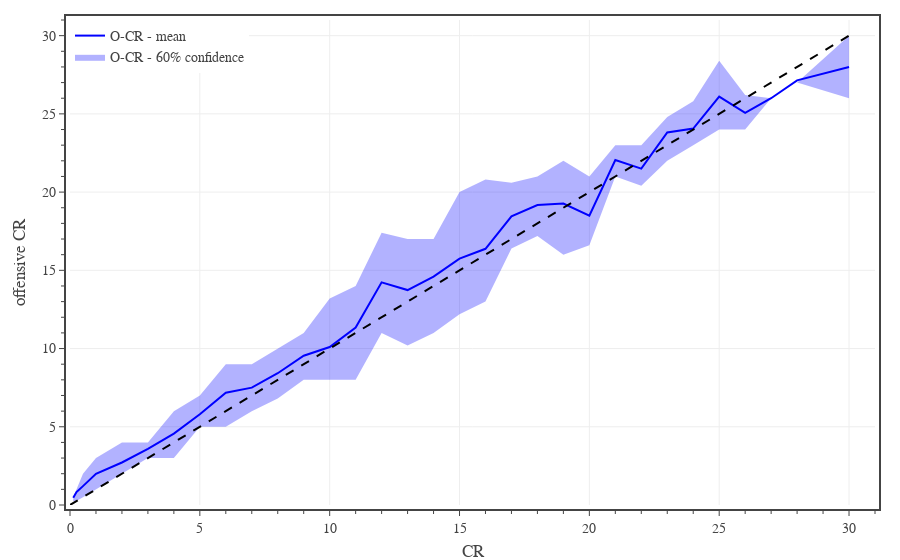

The code cell stored with this chart in its notebook:
### Code cell
# offensive CR

# create figure
fig = go.Figure(
    layout=go.Layout(
        template=TFB_TEMPLATE,
        margin=dict(l=70, r=25, b=55, t=20, pad=4),
        xaxis=dict(
            title_text='CR',
            range=[0,31],
            tick0=0, dtick=5,
            minor=dict(tick0=0, dtick=1),
        ),
        yaxis=dict(
            title_text='offensive CR',
            range=[0,31],
            tick0=0, dtick=5,
            minor=dict(tick0=0, dtick=1),
        ),
        legend=dict(
            xanchor='left', yanchor='top',
            x=0.00, y=1.00,
            orientation='v',
            tracegroupgap=0,
        )
    )
)

# plot monster confidence interval and average
plot_confidence_interval(fig, df0, 0.6, 'CR', 'O-CR DMG', 'O-CR', 'rgba(0, 0, 255, 1.0)', 'rgba(0, 0, 255, 0.3)')

# plot reference line
fig.add_trace(go.Scatter(
    x=[0,30], y=[0,30],
    mode='lines', 
    name='DMG',
    line=dict(color='black', dash='dash'),
    hoverinfo='skip', 
    showlegend=False,
))

# show figure
fig.show(config=TFB_CONFIG, width=600, height=450)
fig.update_layout(autosize=True)

# save figures
if SAVEFIGS:
    save_fig_html(fig, format='large', name='fig-o-cr-vs-cr')
    save_fig_html(fig, format='small', name='fig-o-cr-vs-cr')

### Figure 1 — Plotly figure (JSON) as saved in the notebook; plotly's stock layout.template omitted (floating-point values rounded to 4 significant figures)
{"data": [{"hoverinfo": "skip", "legendgroup": "O-CR", "line": {"width": 0}, "showlegend": false, "type": "scatter", "x": [0.125, 0.25, 0.5, 1, 2, 3, 4, 5, 6, 7, 8, 9, 10, 11, 12, 13, 14, 15, 16, 17, 18, 19, 20, 21, 22, 23, 24, 25, 26, 27, 28, 30], "y": [0.5, 1, 2, 3, 4, 4, 6, 7, 9, 9, 10, 11, 13.2, 14, 17.4, 17, 17, 20, 20.8, 20.6, 21, 22, 21, 23, 23, 24.8, 25.8, 28.4, 26.2, 26, 27, 30]}, {"fill": "tonexty", "fillcolor": "rgba(0, 0, 255, 0.3)", "hoverinfo": "skip", "legendgroup": "O-CR", "line": {"width": 0}, "name": "O-CR - 60% confidence", "type": "scatter", "x": [0.125, 0.25, 0.5, 1, 2, 3, 4, 5, 6, 7, 8, 9, 10, 11, 12, 13, 14, 15, 16, 17, 18, 19, 20, 21, 22, 23, 24, 25, 26, 27, 28, 30], "y": [0.25, 0.25, 0.5, 1, 2, 3, 3, 5, 5, 6, 6.8, 8, 8, 8, 11, 10.2, 11, 12.2, 13, 16.4, 17.2, 16, 16.6, 21, 20.4, 22, 23, 24, 24, 26, 27, 26]}, {"hovertemplate": "<b>O-CR</b><br>CR %{x:,.0f}<br>Mean %{y:,.1f}<br><extra></extra>", "legendgroup": "O-CR", "line": {"color": "rgba(0, 0, 255, 1.0)"}, "mode": "lines", "name": "O-CR - mean", "type": "scatter", "x": [0.125, 0.25, 0.5, 1, 2, 3, 4, 5, 6, 7, 8, 9, 10, 11, 12, 13, 14, 15, 16, 17, 18, 19, 20, 21, 22, 23, 24, 25, 26, 27, 28, 30], "y": [0.4665, 0.83, 1.207, 1.994, 2.716, 3.587, 4.565, 5.804, 7.177, 7.5, 8.424, 9.541, 10.1, 11.35, 14.23, 13.74, 14.6, 15.75, 16.38, 18.44, 19.18, 19.27, 18.5, 22.05, 21.5, 23.81, 24.06, 26.1, 25.07, 26, 27.14, 28]}, {"hoverinfo": "skip", "line": {"color": "black", "dash": "dash"}, "mode": "lines", "name": "DMG", "showlegend": false, "type": "scatter", "x": [0, 30], "y": [0, 30]}], "layout": {"legend": {"orientation": "v", "tracegroupgap": 0, "x": 0, "xanchor": "left", "y": 1, "yanchor": "top"}, "margin": {"b": 55, "l": 70, "pad": 4, "r": 25, "t": 20}, "xaxis": {"dtick": 5, "minor": {"dtick": 1, "tick0": 0}, "range": [0, 31], "tick0": 0, "title": {"text": "CR"}}, "yaxis": {"dtick": 5, "minor": {"dtick": 1, "tick0": 0}, "range": [0, 31], "tick0": 0, "title": {"text": "offensive CR"}}}}
